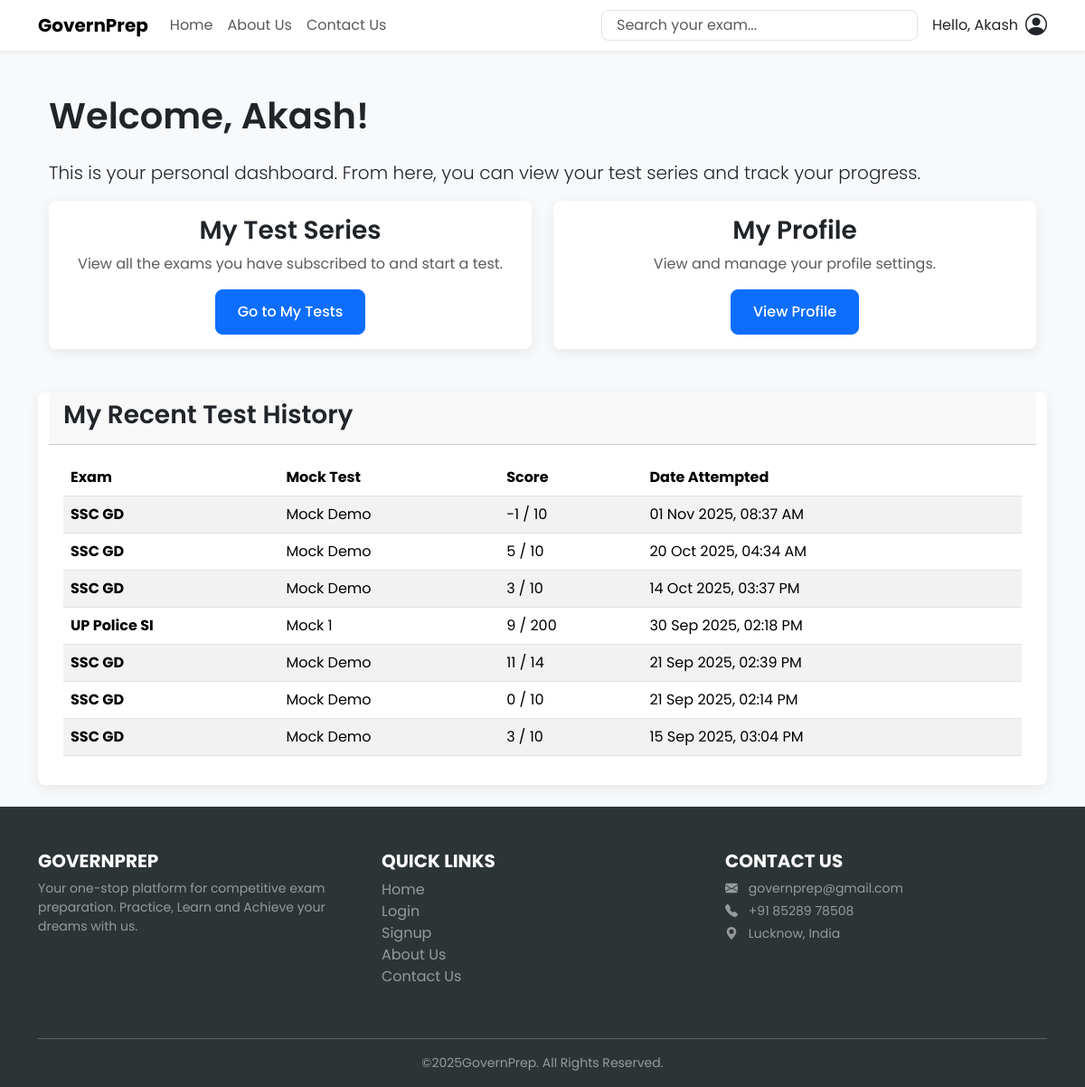
Before: /accounts/dashboard/ (signed in) with the older database file.
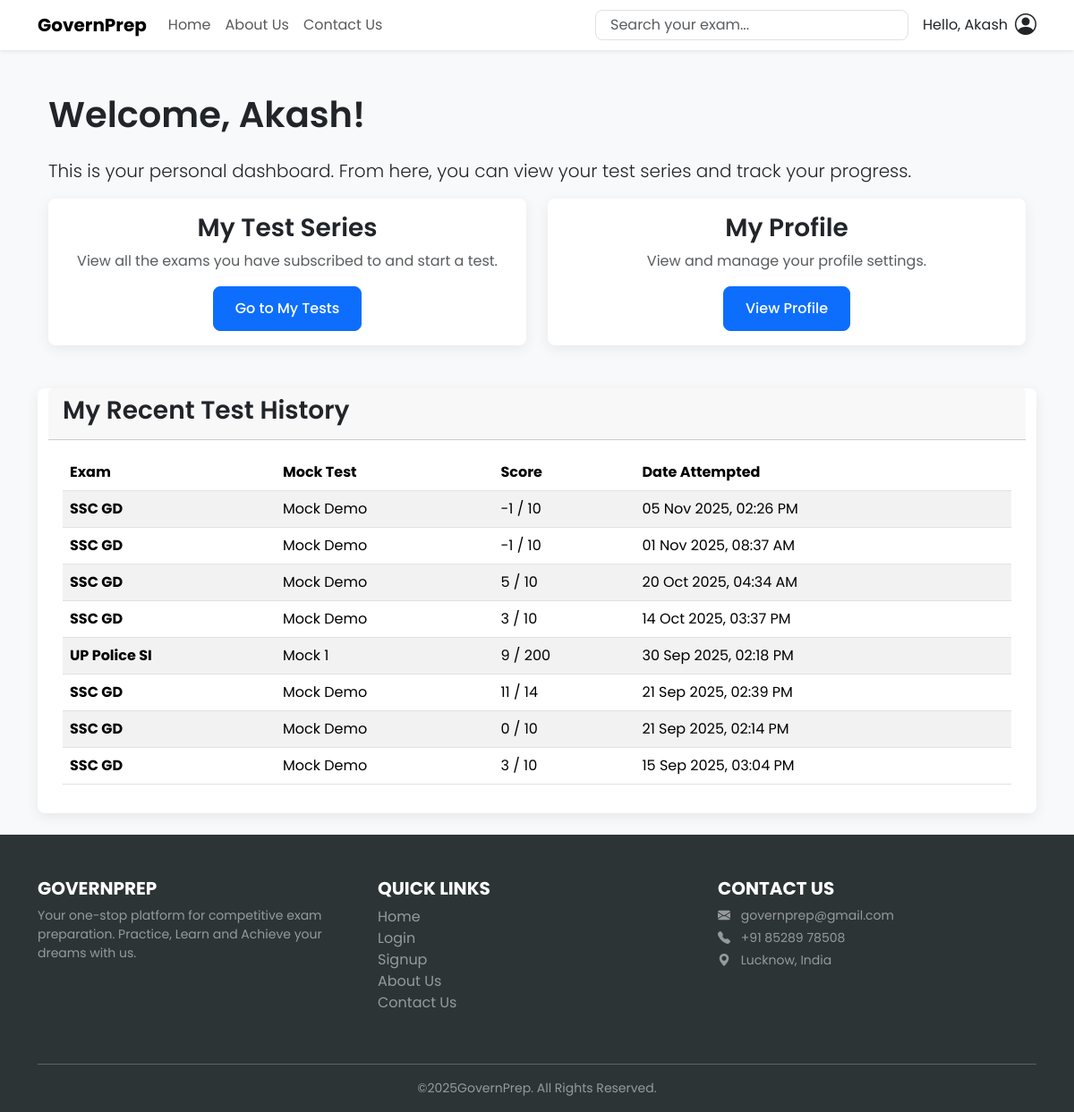
After: the same page with the newer database file.
### tests/models.py (models this page shows, shortened)
class TestResult(models.Model):
    user = models.ForeignKey(User, on_delete=models.CASCADE)
    mock_test = models.ForeignKey(MockTest, on_delete=models.CASCADE)
    score = models.IntegerField()
    total = models.IntegerField()
    timestamp = models.DateTimeField(auto_now_add=True)
    question_ids = models.JSONField(default=list)

class MockTest(models.Model):
    exam = models.ForeignKey(Exam, on_delete=models.CASCADE, related_name='mocktests')
    title = models.CharField(max_length=200)
    number_of_questions = models.IntegerField(default=100)
    duration_minutes = models.IntegerField(default=60)
    total_marks = models.IntegerField(default=100)
    negative_marks_per_question = models.DecimalField(max_digits=5, decimal_places=2, default=Decimal('0.25'))
    questions = models.ManyToManyField(Question, blank=True, related_name='mock_tests')

### exams/models.py (models this page shows, shortened)
class Exam(models.Model):
    category = models.ForeignKey(ExamCategory, on_delete=models.CASCADE, related_name='exams', null=True)
    title = models.CharField(max_length=200)
    description = models.TextField()
    logo_url = models.CharField(max_length=200, blank=True, null=True)
    subscribers = models.ManyToManyField(User, related_name='subscribed_exams', blank=True)

### users/views.py (the view)
# urls.py: path('dashboard/', views.dashboard_view, name='dashboard'),
@login_required
def dashboard_view(request):
    results = TestResult.objects.filter(user=request.user).order_by('-timestamp')
    context = {
        'results': results
    }
    return render(request, 'users/dashboard.html', context)

### templates/users/dashboard.html (shortened to what this page needs)
{% extends 'base.html' %}
{% block content %}
<div class="container">
    <h1 class="my-4">Welcome, {{ user.username }}!</h1>
    <p class="lead">This is your personal dashboard. From here, you can view your test series and track your progress.</p>
    <div class="row">
        <div class="col-md-6 mb-4">
            <div class="card h-100">
                <div class="card-body d-flex flex-column justify-content-center text-center">
                    <h3 class="card-title">My Test Series</h3>
                    <p class="text-muted">View all the exams you have subscribed to and start a test.</p>
                    <div class="mt-auto">
                        <a href="{% url 'test_series:my_tests' %}" class="btn btn-primary">Go to My Tests</a>
                    </div>
                </div>
            </div>
        </div>
<div class="col-md-6 mb-4">
    <div class="card h-100">
        <div class="card-body d-flex flex-column justify-content-center text-center">
            <h3 class="card-title">My Profile</h3>
            <p class="text-muted">View and manage your profile settings.</p>
            <div class="mt-auto">
                <a href="{% url 'users:profile' %}" class="btn btn-primary">View Profile</a>
            </div>
        </div>
    </div>
</div>
    <div class="card mt-4">
        <div class="card-header">
            <h3>My Recent Test History</h3>
        </div>
        <div class="card-body">
            {% if results %}
            <div class="table-responsive">
                <table class="table table-striped table-hover">
                    <thead>
                        <tr>
                            <th>Exam </th>
                            <th>Mock Test </th>
                            <th>Score</th>
                            <th>Date Attempted</th>
                        </tr>
                    </thead>
                    <tbody>
                        {% for result in results %}
                        <tr>
                            <td><strong>{{ result.mock_test.exam.title }}</strong></td>
                            <td>{{ result.mock_test.title }}</td>
                            <td>{{ result.score|floatformat:0 }} / {{ result.total }}</td>
                            <td>{{ result.timestamp|date:"d M Y, h:i A" }}</td>
                        </tr>
                        {% endfor %}
                    </tbody>
                </table>
            </div>
            {% else %}
            <p>You haven't attempted any tests yet.</p>
            {% endif %}
        </div>
    </div>
</div>
{% endblock %}

### templates/base.html (shortened to what this page needs)
{% load static %}
<!DOCTYPE html>
<html lang="en">
  <head>
    <link href="https://cdn.jsdelivr.net/npm/bootstrap@5.3.3/dist/css/bootstrap.min.css" rel="stylesheet" />
    <link rel="stylesheet" href="https://cdn.jsdelivr.net/npm/bootstrap-icons@1.10.5/font/bootstrap-icons.css" />
  </head>
  <body>
     <nav class="navbar navbar-expand-lg navbar-light bg-white shadow-sm sticky-top">
        <div class="container">
            <a class="navbar-brand fw-bold" href="{% url 'exams:home' %}">GovernPrep</a>
            <div class="collapse navbar-collapse" id="mainNav">
                <ul class="navbar-nav me-auto mb-2 mb-lg-0">
                    <li class="nav-item">
                        <a class="nav-link" href="{% url 'exams:home' %}">Home</a>
                    </li>
                    <li class="nav-item">
                        <a class="nav-link" href="{% url 'exams:about_us' %}">About Us</a>
                    </li>
                    <li class="nav-item">
                        <a class="nav-link" href="{% url 'exams:contact_us' %}">Contact Us</a>
                    </li>
                </ul>
                <div class="d-flex align-items-center me-2">
                    <input type="text" id="examSearch" class="form-control" placeholder="Search your exam..." onkeyup="filterCategories()">
                </div>
                    {% if user.is_authenticated %}
                        <div class="dropdown ms-2">
                            <a href="#" class="d-flex align-items-center text-dark text-decoration-none" id="dropdownUser" data-bs-toggle="dropdown" aria-expanded="false">
                                <span class="me-2"> Hello, {{ user.username }}</span>
                                <i class="bi bi-person-circle fs-4"></i>
                            </a>
                        </div>
                    {% else %}
                        <a href="{% url 'users:login' %}" class="btn btn-outline-secondary me-2">Login</a>
                        <a href="{% url 'users:signup' %}" class="btn btn-primary">Signup</a>
                    {% endif %}
                </div>
            </div>
    </nav>
    <main class="container py-4">
      {% block content %}{% endblock %}
    </main>
    <footer class="text-white pt-5 pb-3" style="background-color: var(--footer-bg);">
      <div class="container">
        <div class="row">
          <div class="col-md-4 mb-4">
            <h5 class="fw-bold text-uppercase">GovernPrep</h5>
            <p class="small text-white-50">Your one-stop platform for competitive exam preparation. Practice, Learn and Achieve your dreams with us.</p>
          </div>
          <div class="col-md-4 mb-4">
            <h5 class="fw-bold text-uppercase">Quick Links</h5>
            <ul class="list-unstyled">
              <li>
                <a href="/" class="text-white-50 text-decoration-none footer-link">Home</a>
              </li>
              <li>
                <a href="{% url 'users:login' %}" class="text-white-50 text-decoration-none footer-link">Login</a>
              </li>
              <li>
                <a href="{% url 'users:signup' %}" class="text-white-50 text-decoration-none footer-link">Signup</a>
              </li>
              <li>
                <a href="{% url 'exams:about_us' %}" class="text-white-50 text-decoration-none footer-link">About Us</a>
              </li>
              <li>
                <a href="{% url 'exams:contact_us' %}" class="text-white-50 text-decoration-none footer-link">Contact Us</a>
              </li>
            </ul>
          </div>
          <div class="col-md-4 mb-4">
            <h5 class="fw-bold text-uppercase">Contact Us</h5>
            <p class="small text-white-50 mb-1">
              <i class="bi bi-envelope-fill me-2"></i> governprep@gmail.com
            </p>
            <p class="small text-white-50 mb-1">
              <i class="bi bi-telephone-fill me-2"></i> +91 85289 78508
            </p>
            <p class="small text-white-50">
              <i class="bi bi-geo-alt-fill me-2"></i> Lucknow, India
            </p>
          </div>
        </div>
        <hr class="border-light-subtle" />
        <div class="text-center small text-white-50">
          &copy;{% now 'Y' %}GovernPrep. All Rights Reserved.
        </div>
      </div>
    </footer>
  </body>
</html>

### templates/base.html (style rules this page uses)
:root { --primary-color: #0d6efd; --heading-font: 'Poppins', sans-serif; --body-font: 'Poppins', sans-serif; --border-radius: 0.5rem; --box-shadow: 0 4px 15px rgba(0, 0, 0, 0.07); --footer-bg: #2d3436; }
body { font-family: var(--body-font); background-color: #f8f9fa; }
h1, h2, h3, h4, h5, h6 { font-family: var(--heading-font); font-weight: 600; }
.btn-primary { background-color: var(--primary-color); border-color: var(--primary-color); border-radius: var(--border-radius); font-weight: 500; padding: 0.75rem 1.5rem; transition: all 0.2s ease-in-out; }
.card { border: none; border-radius: var(--border-radius); box-shadow: var(--box-shadow); }
.form-control { border-radius: var(--border-radius); padding: 0.25rem 1rem; }
.footer-link { transition: color 0.2s ease-in-out, padding-left 0.2s ease-in-out; }

Changed rows visible on the page:
added TestResult: mock_test.exam "SSC GD", mock_test "Mock Demo", score "-1", total "10", timestamp "05 Nov 2025, 02:26 PM"
